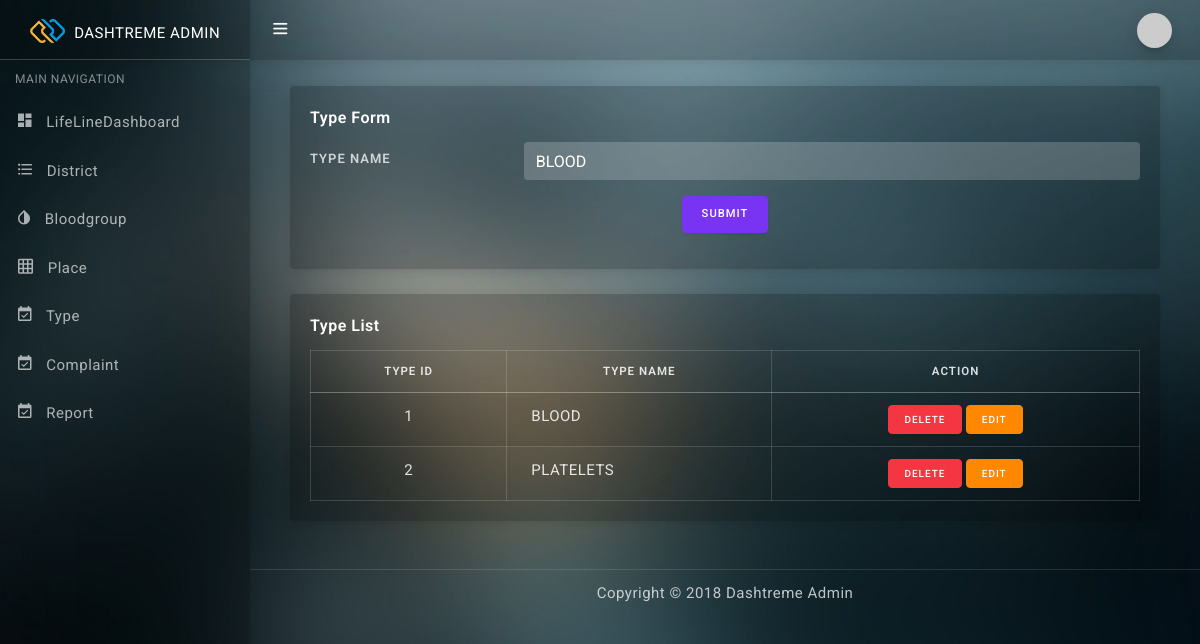
Screenshot of /Project/Admin/type.php?eid=20 with the database file from the repository.
### tables this page shows
CREATE TABLE `tbl_type` (
  `type_id` int(10) NOT NULL,
  `type_name` varchar(100) NOT NULL
);

### Project/Admin/Type.php (the view, shortened to what this page needs)
<?php
include('Head.php');
?>
<!DOCTYPE html PUBLIC "-//W3C//DTD XHTML 1.0 Transitional//EN" "http://www.w3.org/TR/xhtml1/DTD/xhtml1-transitional.dtd">
<html xmlns="http://www.w3.org/1999/xhtml">
<head>
</head>
<body>
	<?php
	$dis = "";
	include("../Assets/Connection/connection.php");
	?>
	<?php
	if (isset($_GET['eid'])) {
		$selQry = "select * from tbl_type where type_id=" . $_GET['eid'];
		$resEdit = $Conn->query($selQry);
		$dataEdit = $resEdit->fetch_assoc();
		$dis = $dataEdit['type_name'];
	}
	?>
	<div class="container mt-3">
  <div class="card">
    <div class="card-body">
      <div class="card-title">Type Form</div>
      <form id="form1" name="form1" method="post" action="type.php">
        <div class="mb-3 row">
          <label for="txt_typename" class="col-sm-3 col-form-label">Type Name</label>
          <div class="col-sm-9">
            <input type="text" name="txt_typename" id="txt_typename" class="form-control" value="<?php echo $dis ?>" />
          </div>
        </div>
        <div class="mb-3 row">
          <div class="col-sm-12 text-center">
            <button type="submit" name="btn_submit" id="btn_submit" class="btn btn-primary">Submit</button>
          </div>
        </div>
      </form>
    </div>
  </div>
</div>
<div class="container mt-3">
  <div class="card">
    <div class="card-body">
      <div class="card-title">Type List</div>
      <form action="" method="get">
        <table class="table table-bordered table-striped">
          <thead>
            <tr>
              <th class="text-center">Type ID</th>
              <th class="text-center">Type Name</th>
              <th class="text-center">Action</th>
            </tr>
          </thead>
          <tbody>
            <?php
            $dis = "SELECT * FROM tbl_type";
            $result = $Conn->query($dis);
            $i = 0;
            while ($data = $result->fetch_assoc()) {
              $i++;
            ?>
              <tr>
                <td class="text-center"><?php echo $i; ?></td>
                <td><?php echo $data['type_name']; ?></td>
                <td class="text-center">
                  <a href="type.php?did=<?php echo $data['type_id']; ?>" class="btn btn-danger btn-sm">Delete</a>
                  <a href="type.php?eid=<?php echo $data['type_id']; ?>" class="btn btn-warning btn-sm">Edit</a>
                </td>
              </tr>
            <?php
            }
            ?>
          </tbody>
        </table>
      </form>
    </div>
  </div>
</div>
</body>
</html>
<?php
include('Foot.php');
?>

### rows the page displays
tbl_type: txt_typename "BLOOD", type_name "BLOOD"
tbl_type: type_name "PLATELETS"
